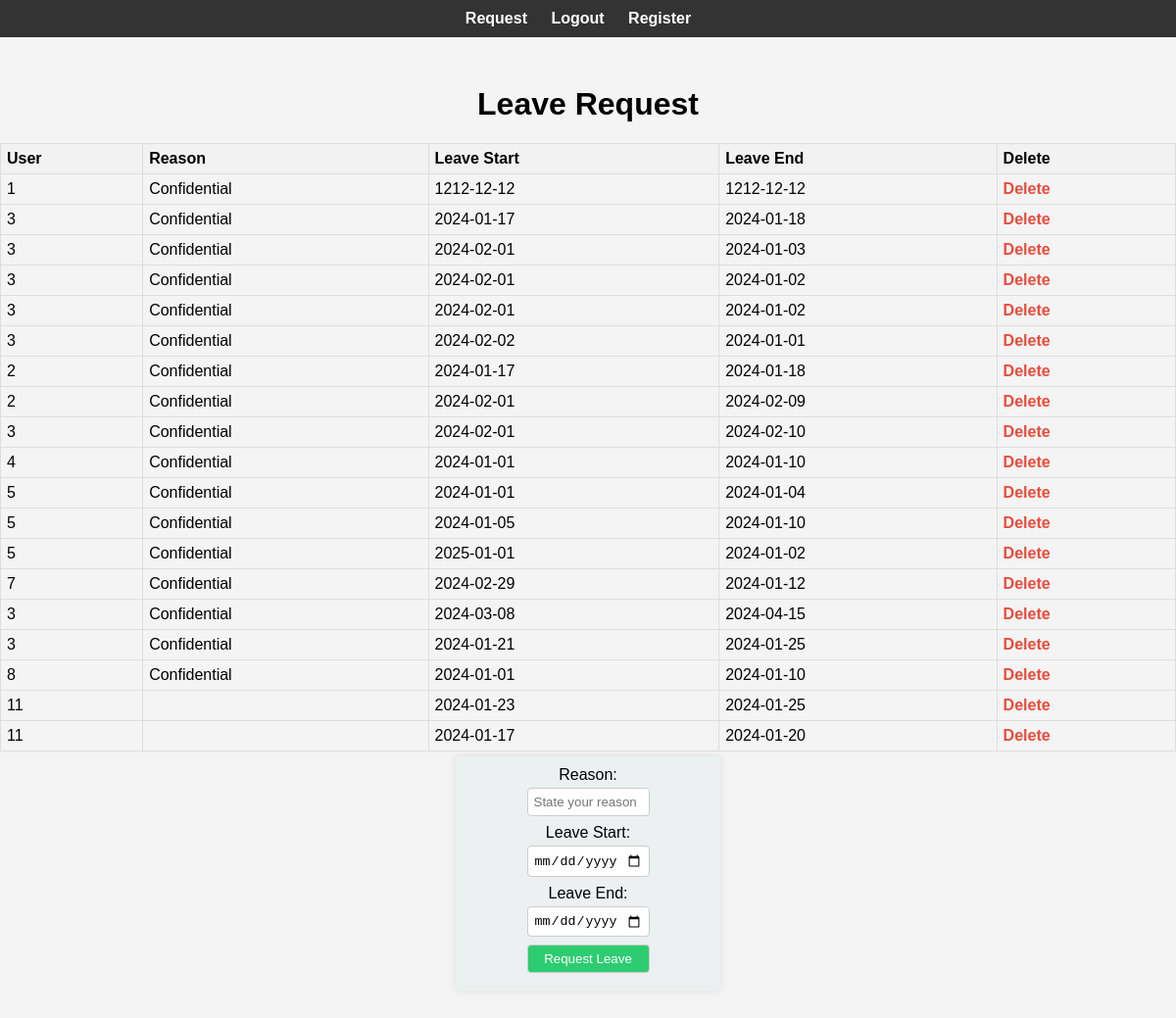
The app's page / (signed in), older data.
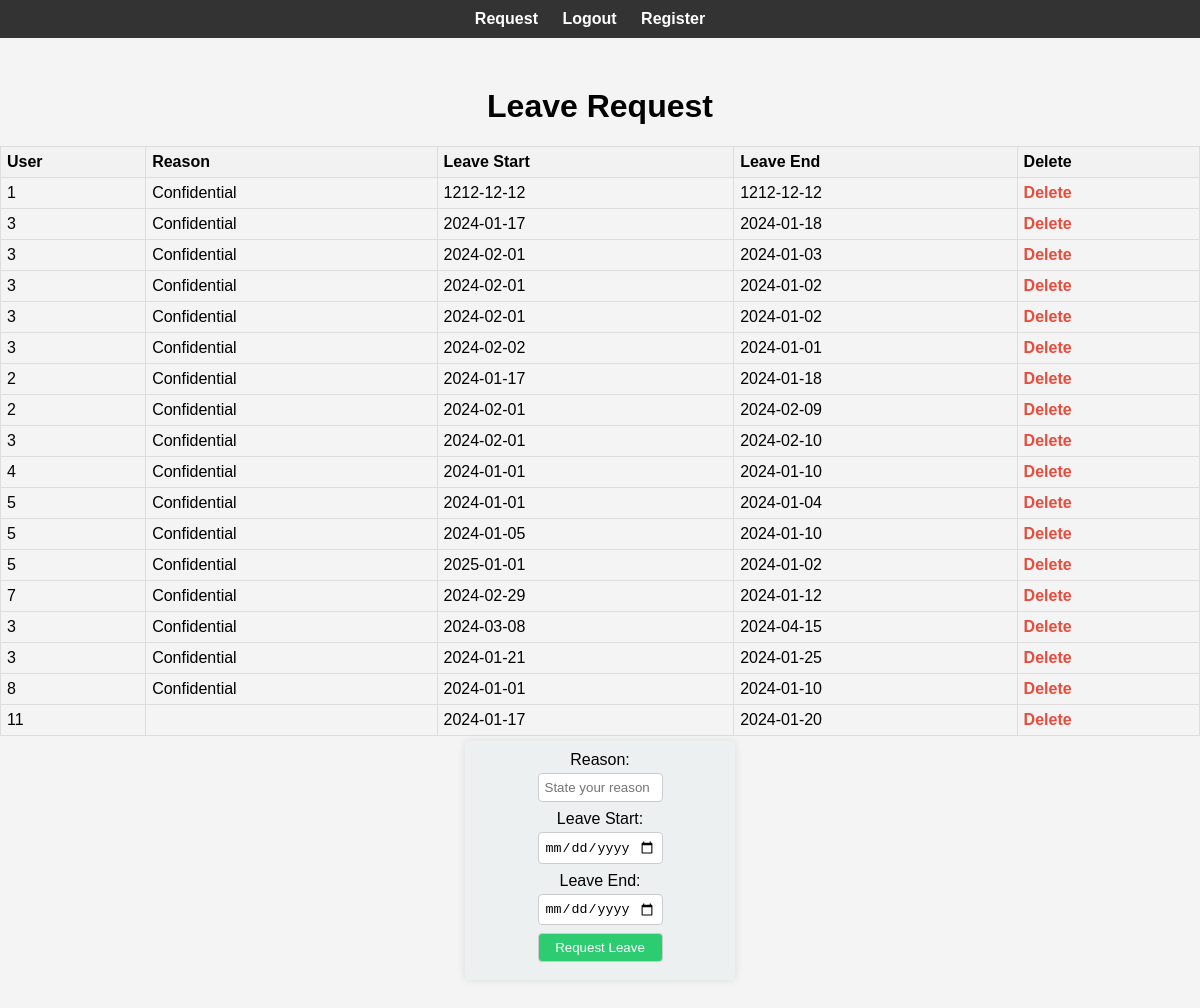
The same page, newer data.
### app.py (models this page shows, shortened)
class LeaveRequest(db.Model):
    __tablename__ = 'leave_request'
    id = db.Column(db.Integer, primary_key=True)
    reason = db.Column(db.String(200), nullable=False)
    date_start = db.Column(db.DateTime, nullable=False)
    date_end = db.Column(db.DateTime, nullable=False)
    date_created = db.Column(db.DateTime, default=datetime.utcnow())
    user_id = db.Column(db.Integer, db.ForeignKey('user.user_id'), nullable=False)

### app.py (the view)
@app.route('/', methods=['POST', 'GET'])
def index():
    if 'logged_in' not in session or not session['logged_in']:
        return redirect('/login')
    user_id = session.get('user_id')
    if request.method == 'POST':
        leave_reason = request.form['reason']
        leave_date_start_str = request.form['date_start']
        leave_date_end_str = request.form['date_end']
        try:
            leave_date_start = datetime.strptime(leave_date_start_str, '%Y-%m-%d')
            leave_date_end = datetime.strptime(leave_date_end_str, '%Y-%m-%d')
        except ValueError:
            return 'Please enter valid dates'
        two_months_in_advance = datetime.now() + relativedelta(months=2)
        if leave_date_start > two_months_in_advance:
            return 'You cannot request leave more than 2 months in advance'
        user_leave_requests = LeaveRequest.query.filter(
            LeaveRequest.user_id == user_id,
            LeaveRequest.date_start >= datetime(datetime.now().year, 1, 1),
            LeaveRequest.date_end <= datetime(datetime.now().year, 12, 31)
        ).all()
        total_leave_days_taken = sum((leave.date_end - leave.date_start).days + 1 for leave in user_leave_requests)
        remaining_leave_days = 10 - total_leave_days_taken
        if (leave_date_end - leave_date_start).days > remaining_leave_days:
            return f'You have only {remaining_leave_days} days left for leave this year'
        overlapping_leave_request = LeaveRequest.query.filter(
            LeaveRequest.user_id == user_id,
            LeaveRequest.date_start <= leave_date_end.replace(hour=23, minute=59, second=59),
            LeaveRequest.date_end >= leave_date_start.replace(hour=0, minute=0, second=0)
        ).first()
        if overlapping_leave_request:
            return 'You have already requested leave for overlapping dates'
        new_leave = LeaveRequest(
            reason=leave_reason,
            date_start=leave_date_start,
            date_end=leave_date_end,
            user_id=user_id
        )
        try:
            db.session.add(new_leave)
            db.session.commit()
            return redirect('/')
        except Exception as e:
            print(f"Error: {e}")
            return 'There was an issue adding your task'
    else:
        leaves = LeaveRequest.query.order_by(LeaveRequest.date_created).all()
        return render_template('index.html', leaves=leaves)

### templates/index.html
{% extends "base.html" %}
{% block content %}
<div class="content">
    <h1>Leave Request</h1>
    <table class="leave-table">
        <thead>
            <tr>
                <th>User</th>
                <th>Reason</th>
                <th>Leave Start</th>
                <th>Leave End</th>
                <th>Delete</th>
            </tr>
        </thead>
        <tbody>
            {% for leave in leaves %}
            <tr>
                <td>{{ leave.user_id }}</td>
                <td class="reason-cell">
                    {% if leave.user_id == session.get('user_id') %}
                    {{ leave.reason }}
                    {% else %}
                    Confidential
                    {% endif %}
                </td>
                <td>{{ leave.date_start.date() }}</td>
                <td>{{ leave.date_end.date() }}</td>
                <td>
                    <a href="/delete/{{ leave.id }}" class="delete-link">Delete</a>
                </td>
            </tr>
            {% endfor %}
        </tbody>
    </table>
    <form action="" method="post" class="leave-form">
        <label for="reason">Reason:</label>
        <input type="text" name="reason" id="reason" placeholder="State your reason" required>
        <label for="date_start">Leave Start:</label>
        <input type="date" name="date_start" id="date_start" required>
        <label for="date_end">Leave End:</label>
        <input type="date" name="date_end" id="date_end" required>
        <input type="submit" value="Request Leave">
    </form>
</div>
{% endblock %}

### templates/base.html (shortened to what this page needs)
<!DOCTYPE html>
<html lang="en">
<head>
    <link rel="stylesheet" href="{{ url_for('static', filename='css/main.css') }}">
</head>
<body>
<nav>
    <ul>
        <li><a href="{{ url_for('index') }}">Request</a></li>
        {% if 'logged_in' in session and session['logged_in'] %}
        <li><a href="{{ url_for('logout') }}">Logout</a></li>
        {% else %}
        <li><a href="{{ url_for('login') }}">Login</a></li>
        {% endif %}
        <li><a href="{{ url_for('register') }}">Register</a></li>
    </ul>
</nav>
{% block content %}{% endblock %}
</body>
</html>

### static/css/main.css (style rules this page uses)
.content { text-align: center; margin: 10px auto; }
.leave-table { width: 100%; border-collapse: collapse; margin-top: 5px; }
.leave-table th, .leave-table td { border: 1px solid #ddd; padding: 6px; text-align: left; }
.leave-table th { background-color: #f2f2f2; }
.delete-link { color: #e74c3c; text-decoration: none; font-weight: bold; }
.leave-form { max-width: 250px; margin: 5px auto; padding: 10px; background-color: #ecf0f1; border-radius: 4px; box-shadow: 0 0 8px rgba(0, 0, 0, 0.1); }
label { display: block; margin-bottom: 4px; }
input { width: 50%; padding: 6px; margin-bottom: 8px; border: 1px solid #ccc; border-radius: 4px; box-sizing: border-box; }
input[type="submit"] { background-color: #2ecc71; color: #fff; cursor: pointer; transition: background-color 0.3s; }

### templates/base.html (style rules this page uses)
body { font-family: 'Arial', sans-serif; margin: 0; padding: 0; background-color: #f4f4f4; }
nav { background-color: #333; color: #fff; padding: 10px; text-align: center; }
nav ul { list-style-type: none; margin: 0; padding: 0; }
nav ul li { display: inline-block; margin-right: 20px; }
nav a { text-decoration: none; color: #fff; font-weight: bold; font-size: 16px; transition: color 0.3s; }
.content { text-align: center; margin: 50px auto; }

Row changes from the older to the newer data that the page shows:
removed LeaveRequest: user_id "11", date_start "2024-01-23", date_end "2024-01-25"
